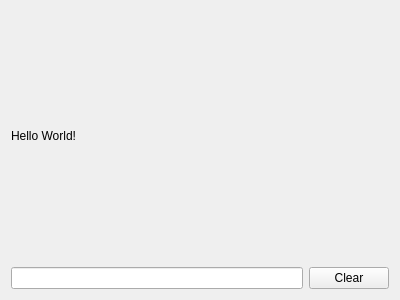
<?xml version="1.0" encoding="UTF-8"?>
<ui version="4.0">
 <class>Form</class>
 <widget class="QWidget" name="Form">
  <property name="geometry">
   <rect>
    <x>0</x>
    <y>0</y>
    <width>400</width>
    <height>300</height>
   </rect>
  </property>
  <property name="windowTitle">
   <string>Form</string>
  </property>
  <layout class="QGridLayout" name="gridLayout">
   <item row="0" column="0">
    <layout class="QVBoxLayout" name="verticalLayout">
     <item>
      <widget class="QLabel" name="label">
       <property name="text">
        <string>Hello World!</string>
       </property>
      </widget>
     </item>
     <item>
      <layout class="QHBoxLayout" name="horizontalLayout">
       <item>
        <widget class="QLineEdit" name="lineEdit"/>
       </item>
       <item>
        <widget class="QPushButton" name="pushButton">
         <property name="text">
          <string>Clear</string>
         </property>
        </widget>
       </item>
      </layout>
     </item>
    </layout>
   </item>
  </layout>
 </widget>
 <resources/>
 <connections>
  <connection>
   <sender>pushButton</sender>
   <signal>clicked()</signal>
   <receiver>label</receiver>
   <slot>clear()</slot>
   <hints>
    <hint type="sourcelabel">
     <x>217</x>
     <y>161</y>
    </hint>
    <hint type="destinationlabel">
     <x>134</x>
     <y>57</y>
    </hint>
   </hints>
  </connection>
  <connection>
   <sender>lineEdit</sender>
   <signal>textChanged(QString)</signal>
   <receiver>label</receiver>
   <slot>setText(QString)</slot>
   <hints>
    <hint type="sourcelabel">
     <x>85</x>
     <y>162</y>
    </hint>
    <hint type="destinationlabel">
     <x>111</x>
     <y>56</y>
    </hint>
   </hints>
  </connection>
  <connection>
   <sender>pushButton</sender>
   <signal>pressed()</signal>
   <receiver>lineEdit</receiver>
   <slot>clear()</slot>
   <hints>
    <hint type="sourcelabel">
     <x>265</x>
     <y>167</y>
    </hint>
    <hint type="destinationlabel">
     <x>146</x>
     <y>170</y>
    </hint>
   </hints>
  </connection>
 </connections>
</ui>
